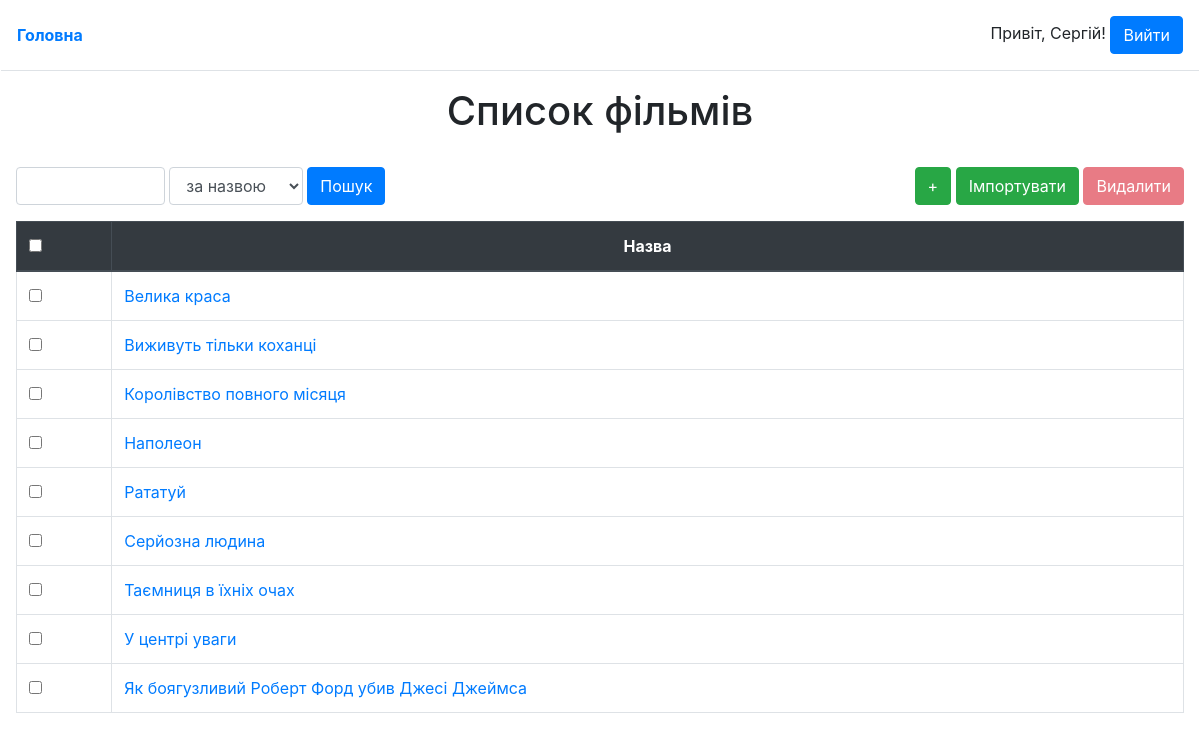
Page / (signed in) on the committed database.
### tables this page shows
CREATE TABLE `films` (
  `id` int NOT NULL AUTO_INCREMENT,
  `title` varchar(100) NOT NULL,
  `year` year NOT NULL,
  PRIMARY KEY (`id`)
);

### core/Model.php (called while the page is built, shortened)
<?php
	class Model {
		protected static $db_connection;
		public function __construct() {
			if (!self::$db_connection) {
				$host = DB_HOST;
				$dbName = DB_NAME;
				self::$db_connection = new \PDO("mysql:host=$host;dbname=$dbName", DB_USER, DB_PASS);
			}
		}
	}

### project/models/Film.php (called while the page is built, shortened)
<?php
	class Film extends Model {
		public function getAll() {
            $sql = "SELECT id, title FROM films ORDER BY title;";
            $result = self::$db_connection->query($sql);
			return $result->fetchAll(\PDO::FETCH_ASSOC);
        }
	}

### index.php (called while the page is built, shortened)
<?php
	$routes = require $_SERVER['DOCUMENT_ROOT'] . '/project/config/routes.php';
	try {
		$track = (new Router)->getTrack($routes, $_SERVER['REQUEST_URI']);
		(new $track->controller)->{$track->action}($track->params);
	} catch (\Exception $error) {
		header("HTTP/1.0 500 Internal Server Error");
		(new ErrorController)->internalError();
	}

### core/Controller.php (called while the page is built, shortened)
<?php
	class Controller {
		protected $layout = 'default';
		protected function getPage($view, $data = []) {
			return new Page($this->layout, $this->title, $view, $data);
		}
	}

### core/Page.php (called while the page is built, shortened)
<?php
	class Page {
		public function __construct($layout, $title = '', $view = null, $data = []) {
			$this->layout = $layout;
			$this->title  = $title;
			$this->view   = $view;
			$this->data   = $data;
		}
		public function __get($property) {
			return $this->$property;
		}
	}

### core/View.php (called while the page is built, shortened)
<?php
	class View {
		public function render(Page $page) {
			return $this->renderLayout($page, $this->renderView($page));
		}
		private function renderLayout(Page $page, $content) {
			$layoutPath = $_SERVER['DOCUMENT_ROOT'] . "/project/layouts/{$page->layout}.php";
			if (file_exists($layoutPath)) {
					include $layoutPath;
				return ob_get_clean();
			} else {
				header("HTTP/1.0 500 Internal Server Error");
				echo "Internal Server Error";
				die();
			}
		}
		private function renderView(Page $page) {
			if ($page->view) {
				$viewPath = $_SERVER['DOCUMENT_ROOT'] . "/project/views/{$page->view}.php";
				if (file_exists($viewPath)) {
						$data = $page->data;
						extract($data);
						include $viewPath;
					return ob_get_clean();
				} else {
					header("HTTP/1.0 500 Internal Server Error");
					echo "Internal Server Error";
					die();
				}
			}
		}
	}

### project/views/film/showAll.php (the view, shortened to what this page needs)
<h1 class="text-center mb-3">Список фільмів</h1>
<div class="mb-3 row align-items-center">
    <div class="text-left col-12 col-md-7 col-lg-4 d-flex mt-3">
        <input id="search-value" type="text" class="form-control">
        <select id="search-by" class="form-control ml-1 w-auto">
            <option value="title">за назвою</option>
        </select>
        <button id="search-film-btn" class="btn btn-primary ml-1" title="Пошук фільмів">Пошук</button>
    </div>
    <div class="text-right col-12 col-md-5 col-lg-8 mt-3">
        <a href="/film/add" class="btn btn-success" title="Додати новий фільм">+</a>
        <button id="import-film-btn" class="btn btn-success" title="Імпортувати фільми з файлу">Імпортувати</button>
        <button id="delete-film-btn" class="btn btn-danger" title="Видалити обрані фільми" disabled>Видалити</button>
    </div>
</div>
<table id="films" class="table table-bordered table-hover">
    <thead class="thead-dark">
        <tr>
            <th><input type="checkbox" id="checkAll"></th>
            <th class="text-center">Назва</th>
        </tr>
    </thead>
    <tbody>
        <?php foreach($films as $film): ?>
            <tr>
                <td><input type="checkbox" data-id="<?= $film['id']; ?>"></td>
                <td><a href="/film/show/<?= $film['id']; ?>"><?= $film['title']; ?></a></td>
            </tr>
        <?php endforeach; ?>
    </tbody>
</table>

### project/controllers/FilmController.php (shortened to what this page needs)
<?php
    class FilmController extends Controller {
        public function showAll() {
            $this->title = 'Список фільмів';
            $data = (new Film)->getAll();
            $page = $this->getPage('film/showAll', ['films' => $data]);
            echo (new View)->render($page);
		}
    }

### project/layouts/default.php (shortened to what this page needs)
<!DOCTYPE html>
<html>
	<head>
		<link rel="stylesheet" href="https://cdn.jsdelivr.net/npm/bootstrap@4.6.2/dist/css/bootstrap.min.css">
	</head>
	<body class="p-3">
		<?php if (!empty($_SESSION['auth'])): ?>
			<header class="row px-3 pb-3 border-bottom mb-3">
				<div class="text-left w-50 d-flex align-items-center">
					<a href="/" class="font-weight-bold">Головна</a>
				</div>
				<div class="text-right w-50">
					<span>Привіт, <?= $_SESSION['user_data']['name']; ?>!</span>
					<a href="/logout" class="btn btn-primary">Вийти</a>
				</div>
			</header>
		<?php endif; ?>
		<?= $content; ?>
	</body>
</html>

### rows in the picture
films: title "Велика краса"
films: title "Виживуть тільки коханці"
films: title "Королівство повного місяця"
films: title "Наполеон"
films: title "Рататуй"
films: title "Серйозна людина"
films: title "Таємниця в їхніх очах"
films: title "У центрі уваги"
films: title "Як боягузливий Роберт Форд убив Джесі Джеймса"

### other values in the picture
$_SESSION['user_data']['name'] "Сергій"
